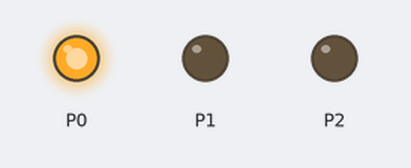
This program was run on a simulated BBC micro:bit (MakeCode). Parts: output pins drawn as LEDs (lit = HIGH).

Above: at 1.0 s.
At 2.5 s:
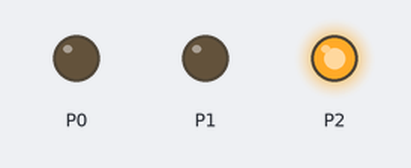
At 4.0 s:
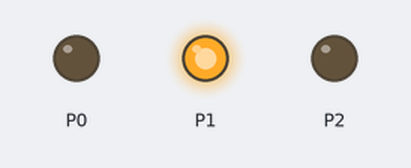
Timing chart, 0 to 6.5 s (numbered marks = the images above):
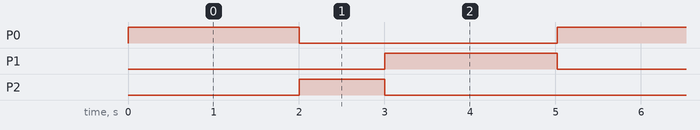

The program:

main.ts
```typescript
basic.forever(function () {
    pins.digitalWritePin(DigitalPin.P1, 0)
    pins.digitalWritePin(DigitalPin.P0, 1)
    basic.pause(2000)
    pins.digitalWritePin(DigitalPin.P0, 0)
    pins.digitalWritePin(DigitalPin.P2, 1)
    basic.pause(1000)
    pins.digitalWritePin(DigitalPin.P2, 0)
    pins.digitalWritePin(DigitalPin.P1, 1)
    basic.pause(2000)
})
```

test.ts
```typescript
// testes vão aqui; isto não será compilado quando este pacote for usado como uma extensão.
```

Measured:
- by itself, P0, P1: alternates HIGH for 2.0 s and LOW for 3.0 s
- by itself, P2: alternates HIGH for 1.0 s and LOW for 4.0 s
- by itself, everything shown: repeats every 5.0 s, in 3 steps
